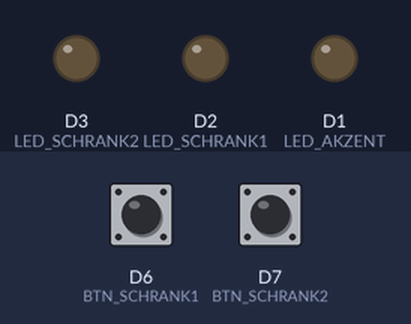
This sketch was run on a simulated ESP8266 (NodeMCU). On the bench: output pins drawn as LEDs (lit = HIGH). The inputs (shaded band) are chosen by the test bench; at power-on: D6 (BTN_SCHRANK1) HIGH, D7 (BTN_SCHRANK2) HIGH. WiFi joins after 1.5 s; servers stay silent unless stated; no MQTT or app messages arrive unless stated; not simulated (calls return 0 or success): private_wifi.h; names the files do not define were given values by the test bench: MQTT_PORT = 1883; what the sketch prints to the serial monitor is not drawn.

Above: at 2.7 s.
2.8 s: D6 (BTN_SCHRANK1) pulled LOW for 0.15 s
At 2.97 s:
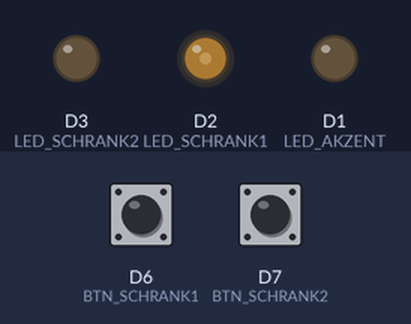
5.8 s: D7 (BTN_SCHRANK2) pulled LOW for 0.15 s
At 5.97 s:
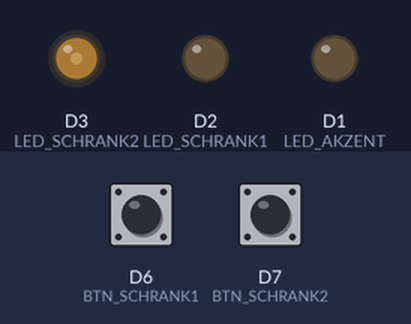
8.8 s: D6 (BTN_SCHRANK1) pulled LOW for 1 s
At 9.7 s:
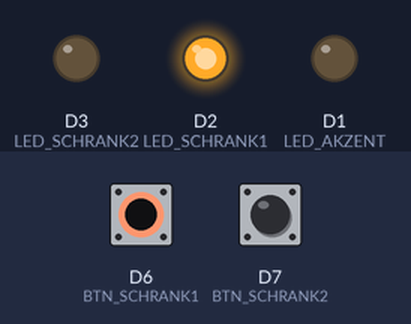
11.8 s: D7 (BTN_SCHRANK2) pulled LOW for 1 s
At 12.7 s:
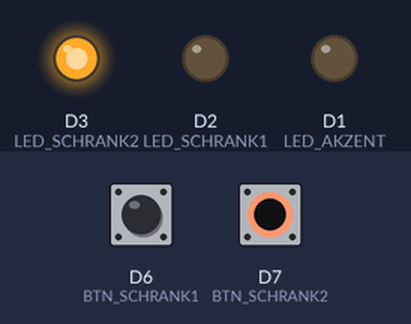
16.3 s: D6 (BTN_SCHRANK1) driven LOW and D7 (BTN_SCHRANK2) driven LOW
At 18.1 s:
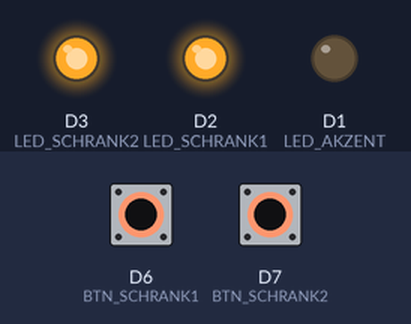
Timing chart, 0 to 19.3 s (numbered marks = the images above; inputs shaded):
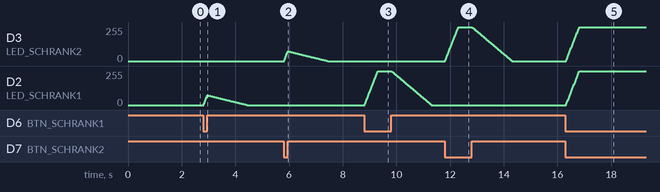

The sketch:

ESP8266BadLicht.ino
```cpp
/**
 * Steuerung der Badbeleuchtung (12V LED-Stripes)
 *
 * Hardware:
 * - NodeMCU Devboard
 * - 12V Spannungsquelle. Diese muss mit GND am NodeMCU-GND hängen, sonst sterben die MOSFET in Sekunden!
 *   12+ an Pluspol der LED-Stripes
 * - IRLZ34N MOSFET Pins (von vorne betrachtet von links nach rechts): G D S
 *   G: direkt an Digital-Out des NodeMCU (kein Wiederstand nötig) sowie mit 10k gegen GND
 *   D: Liefert die geschaltete Masse der Leuchstreifen. Minuspol der Stripes hier anschließen
 *   S: an GND
 *   - an D1: Akzeptbeleuchtung
 *   - an D2: Badschrank links
 *   - an D3: Badschrank rechts
 * - In den beiden Schränken je ein Türschalter (Geschlossen bei geöffneter Tür)
 *   - ein Pol an GND, den anderen an:
 *   - an D6: Schalter Badschrank links
 *   - an D7: Schalter Badschrank rechts
 * - 12->5V Spannungsregler, um den NodeMCU vom LED-Travo mit versorgen zu lassen
 *
 * Die MOSTFET können einige Ampere schalten (auch per PWM). Da die Eingänge aber nur mit 3,3V getrieben werden,
 * sollte man es nicht übertreiben bzw. ab und zu die Temperatur checken. Kühlblech könnte nicht schaden.
 * Idee: einen DS18S20 an die Mosfets hängen zur Selbstüberwachung ;-)
 *
 * Funktionen:
 * - Ziel-Helligkeit wird per MQTT übergeben. Beim Start ist diese 0
 * - Akzeptbeleuchtung hat immer Ziel-Helligkeit
 * - Schränke haben Zielhelligkeit, wenn sie geschlossen sind und 100% wenn sie geöffnet sind
 * - Zwischen Helligkeiten wird sanft gefadet
 */

#define LED_AKZENT     D1
#define LED_SCHRANK1   D2
#define LED_SCHRANK2   D3
#define BTN_SCHRANK1   D6
#define BTN_SCHRANK2   D7

#define STATUS_INITIAL 0
#define HELLIGKEIT_INITIAL 0
#define HELLIGKEIT_SCHRANK_OFFEN 1023

#define FADE_UP_SPEED_MS 500
#define FADE_DOWN_SPEED_MS 1500


// Schließer: LOW, Öffner: HIGH
#define BUTTON_PRESSED_VALUE HIGH
#include <ESP8266WiFi.h>
#include <WiFiUdp.h>
#include <private_wifi.h>
#include <PubSubClient.h>

#define MQTT_CLIENT_ID "BadLicht"
#define MQTT_TOPIC "badlicht/set/#"

WiFiClient espClient;
PubSubClient client(espClient);

char responseTopic[128];

int statusAkzent=STATUS_INITIAL;
int statusSchrank=STATUS_INITIAL;

int helligkeitZielAkzent=HELLIGKEIT_INITIAL;
int helligkeitZielSchrank=HELLIGKEIT_INITIAL;

struct LedFade {
  int helligkeit_start;
  int helligkeit_ist;
  int helligkeit_soll;
  unsigned long zeit_start;
  unsigned long zeit_ende;
};

LedFade AKZENT = { HELLIGKEIT_INITIAL,HELLIGKEIT_INITIAL,HELLIGKEIT_INITIAL,0,0 };
LedFade SCHRANK1 = { HELLIGKEIT_INITIAL,HELLIGKEIT_INITIAL,HELLIGKEIT_INITIAL,0,0 };
LedFade SCHRANK2 = { HELLIGKEIT_INITIAL,HELLIGKEIT_INITIAL,HELLIGKEIT_INITIAL,0,0 };

void callback(char* topic, byte* payload, unsigned int length) {
  Serial.print("Received ");
  Serial.print(topic);
  Serial.print(": ");

  payload[length] = '\0';
  String s = String((char*)payload);
  int value=s.toInt();

  Serial.println(value);

  if (value<0) value=0;
  else if (value>1023) value=1023;

  String command=String(topic).substring(strlen(MQTT_TOPIC)-1);

  if (command.equals("schrankbr")) {
    helligkeitZielSchrank=value;
  } else if (command.equals("schrank")) {
    statusSchrank=value>0;
  } else if (command.equals("akzentbr")) {
    helligkeitZielAkzent=value;
  } else if (command.equals("akzent")) {
    statusAkzent=value>0;
  } else {
    Serial.print("Unkown command: ");
    Serial.println(command);
  }
  sendStatus();
}

unsigned long nextStatusUpdate=millis()+60000;

void sendStatus() {
  Serial.println("Updating status");

  char payload[5];

  String(statusSchrank).toCharArray(payload,5);
  client.publish("badlicht/state/schrank",payload);
  String(helligkeitZielSchrank).toCharArray(payload,5);
  client.publish("badlicht/state/schrankbr",payload);
  String(statusAkzent).toCharArray(payload,5);
  client.publish("badlicht/state/akzent",payload);
  String(helligkeitZielAkzent).toCharArray(payload,5);
  client.publish("badlicht/state/akzentbr",payload);
}

void setup() {
  Serial.begin(115200);
  wdt_enable(WDTO_8S); // Watchdog muss alle 8 Sekunden resettet werden
  pinMode(LED_AKZENT, OUTPUT);
  pinMode(LED_SCHRANK1, OUTPUT);
  pinMode(LED_SCHRANK2, OUTPUT);
  pinMode(BTN_SCHRANK1, INPUT_PULLUP);
  pinMode(BTN_SCHRANK2, INPUT_PULLUP);

  analogWriteFreq(200);

  performFades();
  wdt_reset(); // Watchdog resetten

  setup_wifi();
  client.setServer(MQTT_HOST, MQTT_PORT);
  client.setCallback(callback);
}

void setup_wifi() {
  delay(10);
  // We start by connecting to a WiFi network
  Serial.println();
  Serial.print("Connecting to ");
  Serial.println(WIFI_SSID);

  WiFi.begin(WIFI_SSID,WIFI_PASSWORD);
  wdt_reset(); // Watchdock resetten

  while (WiFi.status() != WL_CONNECTED) {
    delay(500);
    Serial.print(".");
  }

  Serial.println("");
  Serial.println("WiFi connected");
  Serial.println("IP address: ");
  Serial.println(WiFi.localIP());
}


void performFades() {
  performFade(LED_AKZENT,AKZENT);
  performFade(LED_SCHRANK1,SCHRANK1);
  performFade(LED_SCHRANK2,SCHRANK2);
}

void performFade(int pin, LedFade &fade) {

  unsigned long now = millis();

  int oldValue=fade.helligkeit_ist;

  if (fade.helligkeit_ist!=fade.helligkeit_soll) {
    double progress=((double) now-fade.zeit_start)/(fade.zeit_ende-fade.zeit_start);
    if (progress>1) {
      fade.helligkeit_ist=fade.helligkeit_soll;
    } else {
      double ist=fade.helligkeit_start+(fade.helligkeit_soll-fade.helligkeit_start)*progress;
      fade.helligkeit_ist=ist;
    }
    delay(10);
  }

  analogWrite(pin, fade.helligkeit_ist);

  if(now>nextStatusUpdate) {
    nextStatusUpdate=now+60000;
    sendStatus();
  }

}

void fadeTo(LedFade &fade, int soll) {
  if (fade.helligkeit_soll==soll) return;
  fade.helligkeit_start=fade.helligkeit_ist;
  fade.helligkeit_soll=soll;
  unsigned long now = millis();
  fade.zeit_start=now;
  if (fade.helligkeit_ist<fade.helligkeit_soll) fade.zeit_ende=now+FADE_UP_SPEED_MS;
  else fade.zeit_ende=now+FADE_DOWN_SPEED_MS;
}

void reconnect() {
  // Loop until we're reconnected
  while (!client.connected()) {
    Serial.print("Attempting MQTT connection...");
    // Attempt to connect
    if (client.connect(MQTT_CLIENT_ID, MQTT_USERNAME, MQTT_PASSWORD)) {
      Serial.println("connected");
      if (client.subscribe(MQTT_TOPIC,1)) {
        Serial.print("Subscribed to ");
        Serial.println(MQTT_TOPIC);
      }
    } else {
      Serial.print("failed, rc=");
      Serial.print(client.state());
      Serial.println(" try again in 5 seconds");
      // Wait 5 seconds before retrying
      delay(5000);
    }
  }
}

void loop() {
  wdt_reset(); // Watchdog resetten

  fadeTo(AKZENT,statusAkzent==0?0:helligkeitZielAkzent);

  if (digitalRead(BTN_SCHRANK1)==BUTTON_PRESSED_VALUE) {
    fadeTo(SCHRANK1,statusSchrank==0?0:helligkeitZielSchrank);
  } else {
    fadeTo(SCHRANK1,HELLIGKEIT_SCHRANK_OFFEN);
  }
  if (digitalRead(BTN_SCHRANK2)==BUTTON_PRESSED_VALUE) {
    fadeTo(SCHRANK2,statusSchrank==0?0:helligkeitZielSchrank);
  } else {
    fadeTo(SCHRANK2,HELLIGKEIT_SCHRANK_OFFEN);
  }

  performFades();

  if (!client.connected()) {
    reconnect();
  }
  client.loop();
}
```

Measured:
- after the input at 2.8 s, D2 (LED_SCHRANK1): rises from 0/255 to 73/255 in 0.13 s, then falls to 0/255 in 1.5 s
- after the input at 5.8 s, D3 (LED_SCHRANK2): rises from 0/255 to 73/255 in 0.13 s, then falls to 0/255 in 1.5 s
- after the input at 8.8 s, D2 (LED_SCHRANK1): rises from 0/255 to 255/255 in 0.50 s, then falls to 0/255 in 2.0 s
- after the input at 11.8 s, D3 (LED_SCHRANK2): rises from 0/255 to 255/255 in 0.50 s, then falls to 0/255 in 2.0 s
- after the input at 16.3 s, D3 (LED_SCHRANK2): moves from 0/255 to 255/255 over 0.51 s, starting at once; D2 (LED_SCHRANK1): moves from 0/255 to 255/255 over 0.49 s, starting at once
